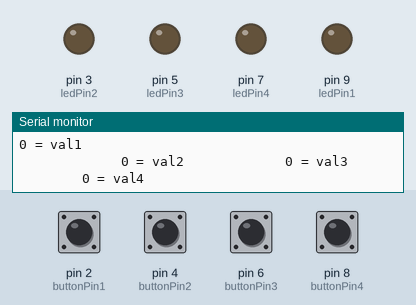
Recording of a sketch running on a simulated Arduino Uno, built with avr-gcc and run on an emulated ATmega328P. On the bench: output pins drawn as LEDs (lit = HIGH), the last lines printed to the serial monitor. Dashed ring = blinking. The inputs (shaded band) are chosen by the test bench; at power-on: pin 2 (buttonPin1), pin 4 (buttonPin2), pin 6 (buttonPin3), pin 8 (buttonPin4) LOW.

Above: at 1.2 s.
1.3 s: pin 2 (buttonPin1) pulled HIGH for 1 s
At 1.51 s:
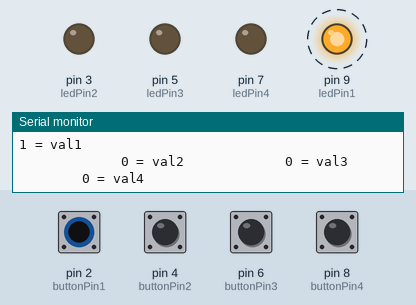
4.3 s: pin 4 (buttonPin2) pulled HIGH for 0.15 s
At 4.54 s:
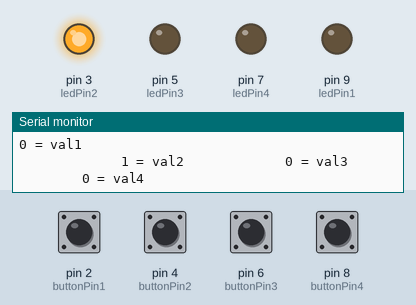
6.1 s: pin 6 (buttonPin3) pulled HIGH for 0.15 s
At 6.27 s:
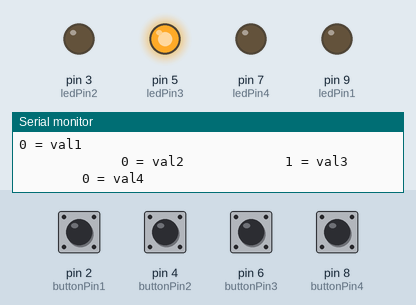
7.8 s: pin 8 (buttonPin4) pulled HIGH for 0.15 s
At 7.93 s:
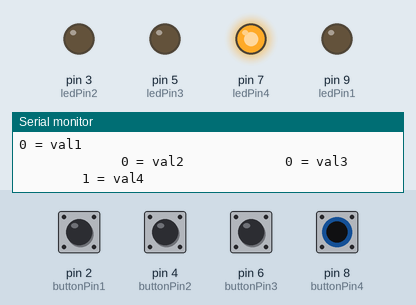
9.5 s: pin 2 (buttonPin1) pulled HIGH for 0.15 s
At 9.74 s:
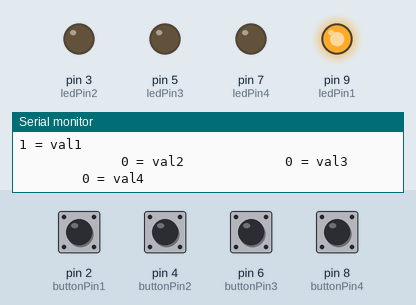
12.6 s: pin 4 (buttonPin2) pulled HIGH for 1 s
At 12.81 s:
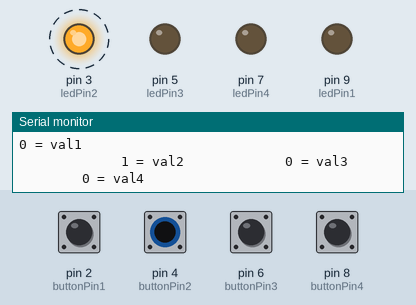
Timing chart, 0 to 15.6 s (numbered marks = the images above; inputs shaded):
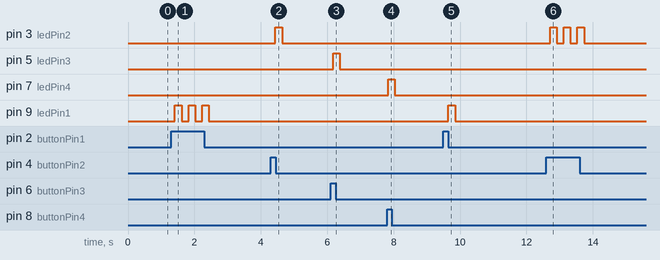

Measured:
- after the input at 1.3 s, pin 9 (ledPin1): alternates HIGH for 0.20 s and LOW for 0.21 s, 6 changes in all, then stays LOW, starting after 0.11 s
- after the input at 4.3 s, pin 3 (ledPin2): LOW → HIGH after 0.14 s, → LOW 0.20 s later
- after the input at 6.1 s, pin 5 (ledPin3): LOW → HIGH after 0.08 s, → LOW 0.20 s later
- after the input at 7.8 s, pin 7 (ledPin4): LOW → HIGH at once, → LOW 0.20 s later
- after the input at 9.5 s, pin 9 (ledPin1): LOW → HIGH after 0.15 s, → LOW 0.20 s later
- after the input at 12.6 s, pin 3 (ledPin2): alternates HIGH for 0.20 s and LOW for 0.21 s, 6 changes in all, then stays LOW, starting after 0.11 s

The sketch:

four_button_four_led.ino
```cpp
//Johnny Krosby
//Two Buttons Two LEDS
//light1 blinks while button1 is down, light2 blinks while button2 is down.

int buttonPin1 = 2;
int buttonPin2 = 4;
int buttonPin3 = 6;
int buttonPin4 = 8;

int ledPin1 = 9;
int ledPin2 = 3;
int ledPin3 = 5;
int ledPin4 = 7;

int val1 = 0;
int val2 = 0;
int val3 = 0;
int val4 = 0;

void setup() {
  // put your setup code here, to run once:
  Serial.begin(9600);
  pinMode(ledPin1, OUTPUT);
  pinMode(ledPin2, OUTPUT);
  pinMode(ledPin3, OUTPUT);
  pinMode(ledPin4, OUTPUT);

  pinMode(buttonPin1, INPUT);
  pinMode(buttonPin2, INPUT);
  pinMode(buttonPin3, INPUT);
  pinMode(buttonPin4, INPUT);
}

void loop() {

  val1 = digitalRead(buttonPin1);
  Serial.print(val1);
  Serial.println(" = val1");
  val2 = digitalRead(buttonPin2);
  Serial.print("             ");
  Serial.print(val2);
  Serial.print(" = val2");
  val3 = digitalRead(buttonPin3);
  Serial.print("             ");
  Serial.print(val3);
  Serial.print(" = val3");
  val4 = digitalRead(buttonPin4);
  Serial.print("             ");
  Serial.print(val4);
  Serial.println(" = val4");
  if (val1 == HIGH)
  {
    digitalWrite(ledPin1, HIGH);
    delay(200);
    digitalWrite(ledPin1, LOW);
    delay(200);
  }
  else
  {
    digitalWrite(ledPin1, LOW);
  }

  if (val2 == HIGH)
  {
    digitalWrite(ledPin2, HIGH);
    delay(200);
    digitalWrite(ledPin2, LOW);
    delay(200);
  }
  else
  {
    digitalWrite(ledPin2, LOW);
  }

    if (val3 == HIGH)
  {
    digitalWrite(ledPin3, HIGH);
    delay(200);
    digitalWrite(ledPin3, LOW);
    delay(200);
  }
  else
  {
    digitalWrite(ledPin3, LOW);
  }

    if (val4 == HIGH)
  {
    digitalWrite(ledPin4, HIGH);
    delay(200);
    digitalWrite(ledPin4, LOW);
    delay(200);
  }
  else
  {
    digitalWrite(ledPin4, LOW);
  }

}
//https://www.arduino.cc/en/tutorial/pushbutton
//https://create.arduino.cc/projecthub/SBR/working-with-two-leds-and-two-push-buttons-1d4182       wiring
```
